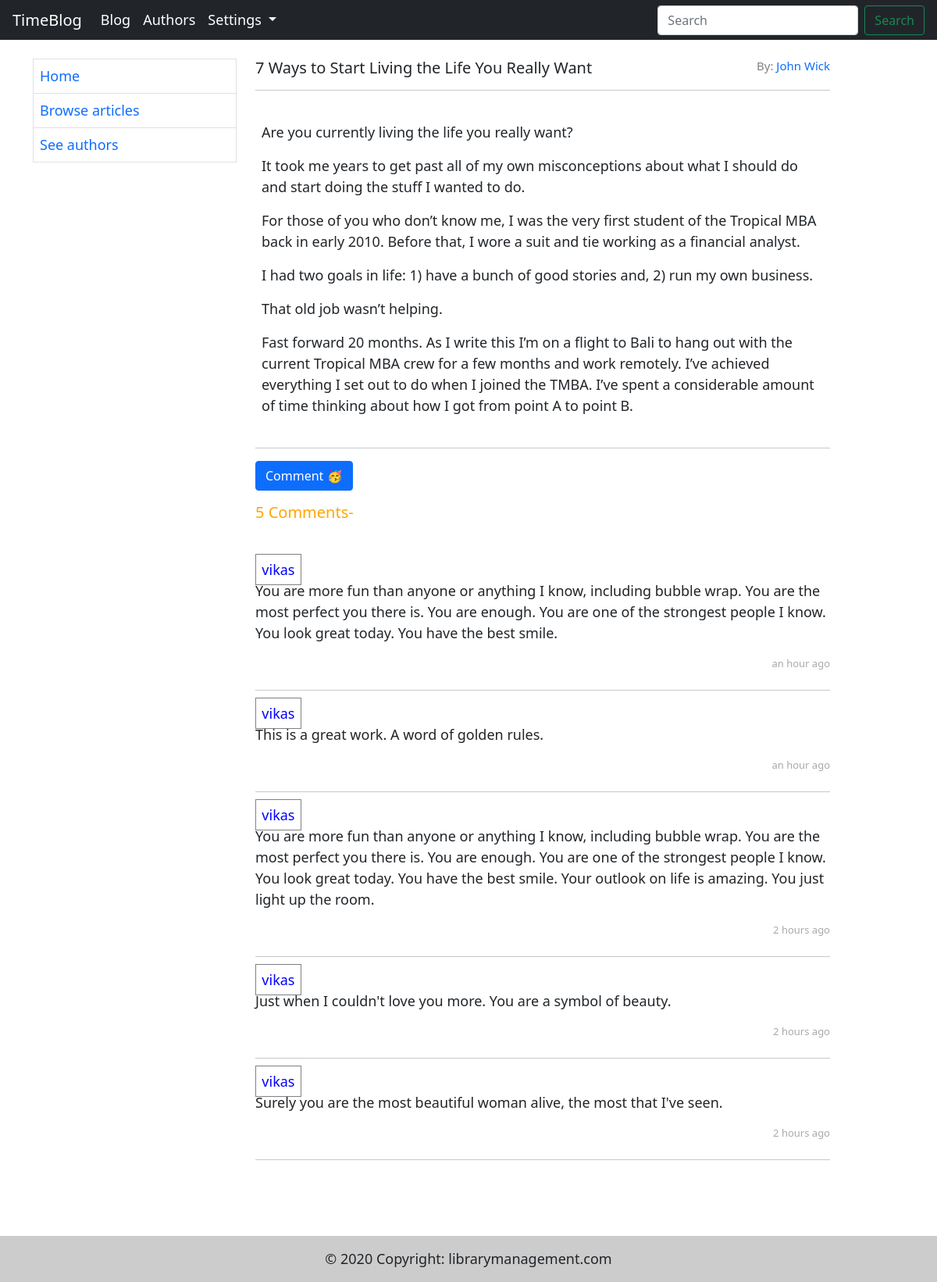
The app's page /blogs/blog/2/ with its own data.
### blog/models.py (models this page shows, shortened)
class Blog(models.Model):
    author = models.ForeignKey('Author', on_delete=models.SET_NULL, null=True)
    title = models.CharField(max_length=200)
    content = models.TextField(max_length=10000)
    timestamp = models.DateTimeField(auto_now_add=True, blank=True,)

class Author(models.Model):
    first_name = models.CharField(max_length=100)
    last_name = models.CharField(max_length=100)
    bio = models.TextField(max_length=10000, blank=True)
    date_of_birth = models.DateField(null=True, blank=True)
    def __str__(self):
        return f'{self.first_name} {self.last_name}'

class Comment(models.Model):
    username = models.ForeignKey(User, on_delete=models.SET_NULL, null=True)
    blog = models.ForeignKey('Blog', on_delete=models.SET_NULL, null=True)
    comment = models.TextField(max_length=2000)
    timestamp = models.DateTimeField(auto_now_add=True, blank=True,)
    def __str__(self):
        return self.comment

### blog/views.py (the view)
# urls.py: path('blog/<int:pk>/', views.BlogDetailView.as_view(), name="blog"),
class BlogDetailView(generic.DetailView):
    model = Blog
    template_name = "blog/blog.html"
    context_object_name = 'blog'
    def get_context_data(self, **kwargs):
        context = super(BlogDetailView, self).get_context_data(**kwargs)
        blog_obj = self.kwargs['pk']
        context['comments'] = Comment.objects.order_by('-timestamp')
        return context

### templates/blog/blog.html (shortened to what this page needs)
{% extends 'base.html' %}
{% load humanize %}
{% block body %}
    <h5 class="vLargeTextField">{{ blog.title }}
        <a href="#" style="font-size: 15px; float:right"><span style="color: gray">By:</span> {{ blog.author }}</a>
    </h5>
    <hr>
    <ul class="list-group list-group-flush">
        <li class="p-2 list-group-item">
            <p>{{ blog.content|linebreaks }}</p>
        </li>
    </ul>
    <hr>
    <p>
        <a class="btn btn-primary" data-bs-toggle="collapse" href="#collapseExample" role="button" aria-expanded="false"
           aria-controls="collapseExample">
            Comment 🥳
        </a>
    </p>
    <h5 style="color: orange">{{ comments|length }} Comments- </h5>
    <div class="mt-5">
        {% for comment in comments %}
            <span style="padding: 1%; color: blue; border: 1px solid gray">{{ comment.username }}</span> <br>
            <p>{{ comment }}</p>
            <span style="font-size:13px; color: darkgrey; float:right">{{ comment.timestamp|naturaltime }}</span>
            <br>
            <hr>
        {% endfor %}
    </div>
{% endblock %}

### records on screen
Blog: title "7 Ways to Start Living the Life You Really Want", author "John Wick", content "Are you currently living the life you really want? It took me years to get past all of my own misconceptions about what I should do and start doing the stuff I wanted to do. For those of you who don’t know me, I was the very first student of the Tropical MBA back in early 2010. Before that, I wore a suit and tie working as a financial analyst. I had two goals in life: 1) have a bunch of good stories and, 2) run my own business. That old job wasn’t helping. Fast forward 20 months. As I write this I’m on a flight to Bali to hang out with the current Tropical MBA crew for a few months and work remotely. I’ve achieved everything I set out to do when I joined the TMBA. I’ve spent a considerable…"
Comment: username "vikas", comment "You are more fun than anyone or anything I know, including bubble wrap. You are the most perfect you there is. You are enough. You are one of the strongest people I know. You look great today. You have the best smile.", timestamp "an hour ago"
Comment: username "vikas", comment "This is a great work. A word of golden rules.", timestamp "an hour ago"
Comment: username "vikas", comment "You are more fun than anyone or anything I know, including bubble wrap. You are the most perfect you there is. You are enough. You are one of the strongest people I know. You look great today. You have the best smile. Your outlook on life is amazing. You just light up the room.", timestamp "2 hours ago"
Comment: username "vikas", comment "Just when I couldn't love you more. You are a symbol of beauty.", timestamp "2 hours ago"
Comment: username "vikas", comment "Surely you are the most beautiful woman alive, the most that I've seen.", timestamp "2 hours ago"

### other values on screen
{{ comments|length }} "5"
